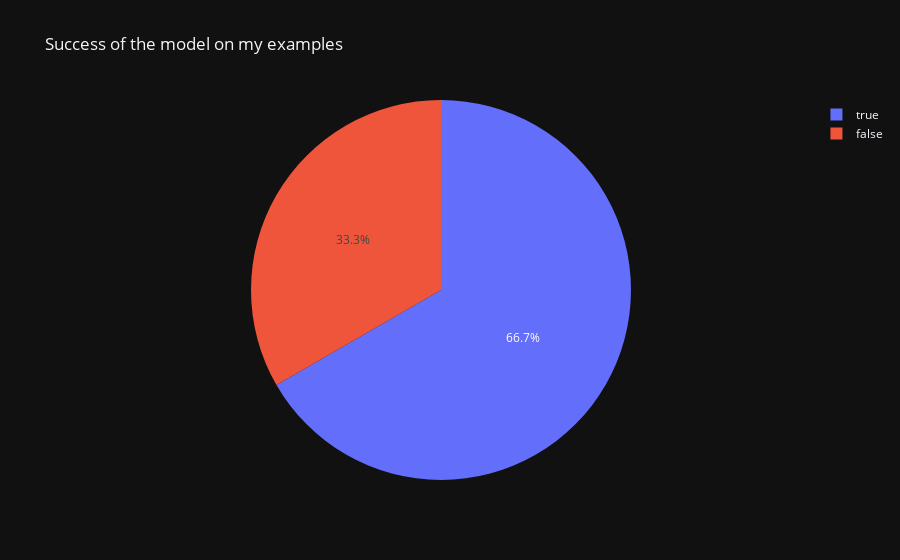

The notebook cell saved with this chart:
### Code cell
fig = px.pie(summary, names='Success', title ='Success of the model on my examples')
fig.show()

### Figure 1 — Plotly figure (JSON) as saved in the notebook; plotly's stock layout.template omitted (floating-point values rounded to 4 significant figures)
{"data": [{"domain": {"x": [0.0, 1.0], "y": [0.0, 1.0]}, "hovertemplate": "Success=%{label}<extra></extra>", "labels": [true, true, true, true, false, true, false, false, true, true, true, false, false, true, false, true, false, true, true, true, false, true, false, true, true, true, true, false, true, true], "legendgroup": "", "name": "", "showlegend": true, "type": "pie"}], "layout": {"legend": {"tracegroupgap": 0}, "title": {"text": "Success of the model on my examples"}}}
